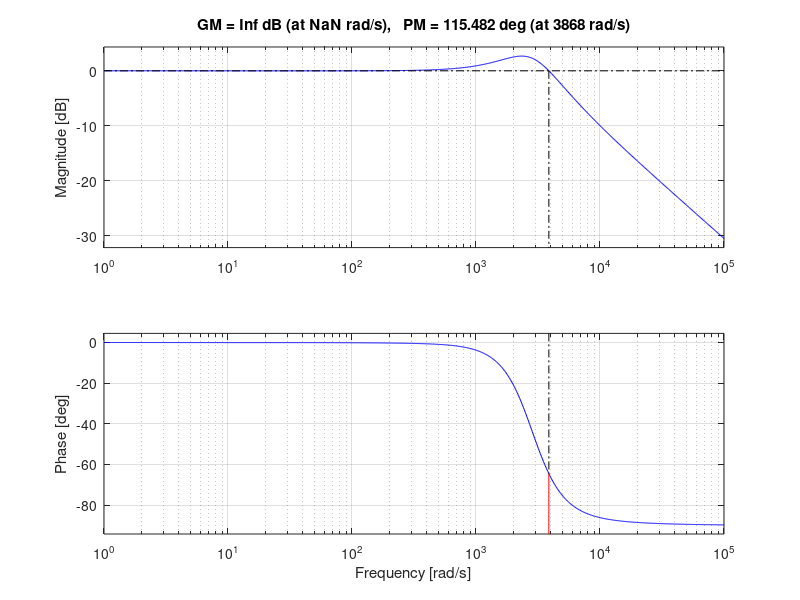

Here is the MATLAB script that generated this plot: (Note: this script raises an error after producing the figure.)
%% define constants given in lab manual
Kt = 0.72;
Kb = 0.4173;
Kvp = 111.55;
Kvi = 3.0019*10^5;
Sg = 0.887;
Ra = 6.5;
La = 0.0375;
Jm = 0.765*10^(-4);
mt = 20;
hp = 0.02;%m
Ls = 0.82;%m
ds = 0.02;%m
ps = 7800;%kg/m^3
Jenc = 1.7*10^(-4);
Jcoup = 4*10^(-5);
Jtach = 9.3212*10^(-7);

%% define derived constants
rs = ds/2;
Jtable = mt*(hp/(2*pi))^2;
JLeadScrew = 1/2*(pi*rs^2*Ls*ps)*rs^2;
Jeq = Jtable + JLeadScrew + Jm + Jenc + Jcoup + Jtach;
B = 0.006; %Nm/rad/s temp value but will be found later in lab

%% define transfer functions
s = tf("s");
currentSensorGain = Sg;
pWMAmplifier = Kvp + Kvi/s;
backEmfConstant = Kb;
electricalWindingOfMotor = 1/(La*s+Ra);
motorConstant = Kt;
mechanicalBlock = 1/(Jeq*s+B);

%% plot transfer functions for Im2Ws
Im2Ws = motorConstant * mechanicalBlock;
step(Im2Ws);
margin(Im2Ws);

%% plot transfer functions for Iin2Im
Iin2Im = minreal(pWMAmplifier*electricalWindingOfMotor/(1+pWMAmplifier*electricalWindingOfMotor+electricalWindingOfMotor*motorConstant*mechanicalBlock*backEmfConstant));
step(Iin2Im);
margin(Iin2Im);
bandwidth(Iin2Im)
dcgain(Iin2Im)

%% plot transfer function for Vin to Ws
Vin2Ws = currentSensorGain * Iin2Im * Im2Ws;
step(Vin2Ws);
margin(Vin2Ws);
bandwidth(Vin2Ws)
[y,tout] = step(Vin2Ws/s/dcgain(Vin2Ws));%ramp response
plot(linspace(0,50,1000),linspace(0,50,1000));
hold on
plot(tout,y)
dcgain(Vin2Ws)